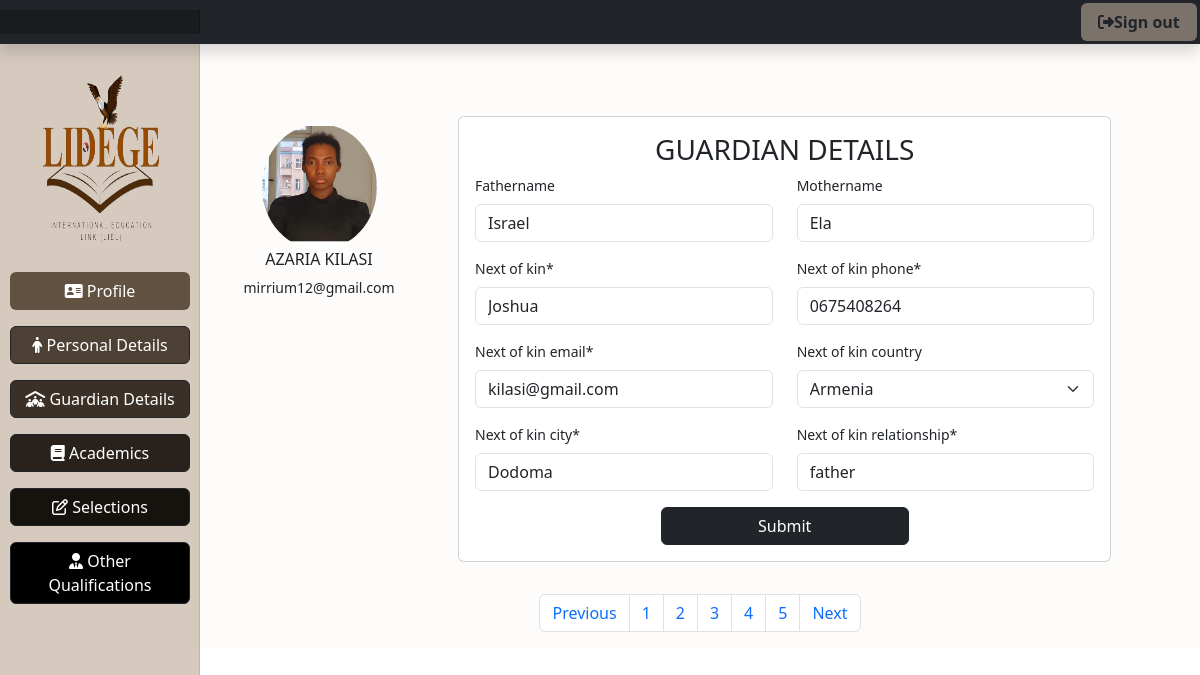
/guardian/ (signed in), run on the app's committed database.
### applicantsReg/models.py (models this page shows, shortened)
class Applicant_Personal_Details(models.Model):
    user = models.OneToOneField(CustomUser, on_delete=models.CASCADE,related_name='personal_details')
    firstname = models.CharField(max_length=100)
    last_name = models.CharField(max_length=100)
    phone = models.CharField(max_length=13)
    date_of_birth =  models.DateField(null=True)
    submission_time = SubmissionTimeField(null=True)
    nationality = models.CharField(
        max_length=100,
        choices=[(country.name, country.name) for country in pycountry.countries],
        blank=True,
        null=True,
    )
    profile_image = models.ImageField(upload_to='profile_images/', blank=True)
    class Meta:
        verbose_name_plural = "Applicant personal Details"

class CustomUser(AbstractUser):
    email = models.EmailField(unique=True, blank=True, null=True)
    username = models.CharField(max_length=100, unique=True)
    referred_by = models.ForeignKey('self', on_delete=models.SET_NULL, null=True, related_name='referrals')
    class Meta:
        verbose_name_plural = "Users"

class Applicants_guardian_details(models.Model):
    user = models.OneToOneField(CustomUser, on_delete=models.CASCADE,related_name='guardian_details')
    fathername = models.CharField(max_length=100, null=True, blank=True)
    mothername = models.CharField(max_length=100, null=True, blank=True)
    next_of_kin = models.CharField(max_length=100)
    next_of_kin_relationship = models.CharField(max_length=100)
    next_of_kin_phone = models.CharField(max_length=13)
    next_of_kin_email = models.EmailField(null=True)
    next_of_kin_country = models.CharField(
        max_length=100,
        choices=[(country.name, country.name) for country in pycountry.countries],
        blank=True,
        null=True,
    )
    next_of_kin_city = models.CharField(max_length=13)
    next_of_kin_postal_code = models.CharField(max_length=13,null=True, blank=True)
    next_of_kin_profile_image = models.ImageField(upload_to='profile_images/',null=True, blank=True)
    submission_time = SubmissionTimeField(null=True)
    class Meta:
        verbose_name_plural = "Guardian Details"

### applicantsReg/views.py (the view)
# urls.py: path('guardian/',views.guardian_details_view,name = 'guardian'),
@login_required
def guardian_details_view(request):
    if request.user.is_staff:
        return redirect("applist")
    applicant_details = getattr(request.user, 'personal_details', None)
    guardian_details = getattr(request.user, 'guardian_details', None)
    if guardian_details:
        submission_time = guardian_details.submission_time  # Assuming there's a submission_time field in your model
        if guardian_details is not None and submission_time is not None:
            if submission_time + timedelta(hours=168) < timezone.now():  # Assuming there's a submission_time field in your model
                messages.warning(request, "You can't modify your data after 24 hours since submission.")
                return redirect("home")
        if request.method == "POST":
            form = ApplicantsGuardianDetailsForm(request.POST, request.FILES, instance=guardian_details)
            if form.is_valid():
                form.save()
                return redirect('academics')
        else:
            form = ApplicantsGuardianDetailsForm(instance = guardian_details)
        return render(request, "guardianDetails.html", {"form": form,"applicant_details":applicant_details,"messages":messages})
    else:
        error_message = "You don't have any profile you may logout or contact you system admin."
        messages.warning(request, error_message)
        return redirect("home")

### applicantsReg/forms.py
class ApplicantsGuardianDetailsForm(forms.ModelForm):
    class Meta:
        model = Applicants_guardian_details
        fields = ("fathername", "mothername","next_of_kin","next_of_kin_phone","next_of_kin_email", "next_of_kin_country","next_of_kin_city","next_of_kin_relationship")
    pass

### applicantsReg/templates/guardianDetails.html (shortened to what this page needs)
{%extends 'base7.html'%}
{%load static%}
{%load crispy_forms_tags%}
{%block content%}
<div class="row" style="background-color:#f1e7dd27; height:cover; margin-bottom: 2rem;">
    <div class="col-md-3">
       {%if applicant_details.profile_image%}
       <img class="rounded-circle" src="{{applicant_details.profile_image.url}}" alt="" style="width: 50%; margin-left: 25%; margin-top: 5rem;">
       <h6 style="text-align: center;">{{applicant_details.firstname}} {{applicant_details.last_name}}</h6>
       <p style="text-align: center;">{{applicant_details.user.email}}</p>
       {%else%}
       <img class="rounded-circle" src="{%static 'img/avatar.jpg'%}" alt="" style="width: 50%; margin-left: 25%; margin-top: 3rem;">
       <h6 style="text-align: center;margin-top: 0.5rem;">{{applicant_details.user.email}}</h6>
       {%endif%}
    </div>
    <div class="col-md-8">
        <div class="card" style="margin-top: 4.5rem; padding: 1rem;">
                <h3 style="text-align: center;">GUARDIAN DETAILS</h3>
                <form action="" method="POST" enctype="multipart/form-data">
                <div class="row">
                    <div class="col-md-6">
                            {{form.fathername|as_crispy_field}}
                    </div>
                    <div class="col-md-6">
                        {{form.mothername|as_crispy_field}}
                    </div>
                    </div>
                    <div class="row">
                        <div class="col-md-6">
                                {{form.next_of_kin|as_crispy_field}}
                        </div>
                        <div class="col-md-6">
                            {{form.next_of_kin_phone|as_crispy_field}}
                        </div>
                        </div>
                        <div class="row">
                            <div class="col-md-6">
                                    {{form.next_of_kin_email|as_crispy_field}}
                            </div>
                            <div class="col-md-6">
                                {{form.next_of_kin_country|as_crispy_field}}
                            </div>
                            </div>
                            <div class="row">
                                <div class="col-md-6">
                                        {{form.next_of_kin_city|as_crispy_field}}
                                </div>
                                <div class="col-md-6">
                                    {{form.next_of_kin_relationship|as_crispy_field}}
                                </div>
                                </div>
                <input type="submit" value="Submit" class="btn btn-dark" style="width: 40%; margin-left: 30%;">
                </form>
        </div>
    </div>
    <nav aria-label="Page navigation example" style="margin-top: 2rem;">
        <ul class="pagination justify-content-center">
          <li class="page-item">
            <a class="page-link" href="{%url 'applicant_details'%}" tabindex="-1" aria-disabled="true">Previous</a>
          </li>
          <li class="page-item"><a class="page-link" href="{%url 'applicant_details'%}">1</a></li>
          <li class="page-item"><a class="page-link" href="{%url 'guardian'%}">2</a></li>
          <li class="page-item"><a class="page-link" href="{%url 'academics'%}">3</a></li>
          <li class="page-item"><a class="page-link" href="{%url 'selections'%}">4</a></li>
          <li class="page-item"><a class="page-link" href="{%url 'other'%}">5</a></li>
          <li class="page-item">
            <a class="page-link" href="{%url 'academics'%}">Next</a>
          </li>
        </ul>
    </nav>
</div>
{%endblock%}

### applicantsReg/templates/base7.html (shortened to what this page needs)
{%load static%}
<!doctype html>
<html lang="en">
  <head>
    <link href="https://cdn.jsdelivr.net/npm/bootstrap@5.3.3/dist/css/bootstrap.min.css" rel="stylesheet">
    <link
          rel="stylesheet"
          href="https://cdnjs.cloudflare.com/ajax/libs/animate.css/4.1.1/animate.min.css"
        />
        <link rel="stylesheet" href="https://cdnjs.cloudflare.com/ajax/libs/font-awesome/6.5.2/css/all.min.css">
    <link href="{%static 'css/dashboard.css'%}" rel="stylesheet">
  </head>
  <body>
<header class="navbar navbar-dark sticky-top bg-dark flex-md-nowrap p-0 shadow">
  <a class="navbar-brand col-md-3 col-lg-2 me-0 px-3" href="#"></a>
  <div class="navbar-nav">
    <div class="nav-item text-nowrap">
      <a class="btn px-3" style="margin: 0.2rem; background-color:#d1bdaa83 ;" href="{%url 'logout'%}"><i class="fa-solid fa-right-from-bracket"></i><strong>Sign out</strong></a>
    </div>
  </div>
</header>
<div class="container-fluid">
  <div class="row">
    <nav id="sidebarMenu" class="col-md-2 d-md-block  sidebar collapse" style="background-color:#b1998285 ;">
      <div class="position-sticky">
             <div>
                <img src="{%static 'img/lidege_logo__1__page-0001-removebg-preview (1).png'%}" alt="" style="width:80%; height: 200px; margin-bottom: 1rem; margin-top: 0.5rem; margin-left: 10%; padding: 0.5rem;">
             </div>
            <a class="btn" style="width: 90%; margin-left: 5%; margin-bottom:1rem; background-color:#615242; color: white;" href="{%url 'profile'%}">
            <i class="fa-solid fa-address-card"></i>
              Profile
            </a>
            <a class="btn btn-dark" style="width: 90%; margin-left: 5%; margin-bottom:1rem; background-color:#4d4034;" href="{%url 'applicant_details'%}">
                <i class="fa-solid fa-person"></i>
              Personal Details
            </a>
            <a class="btn btn-dark" style="width: 90%; margin-left: 5%; margin-bottom:1rem; background-color:#3a3027;" href="{%url 'guardian'%}">
                <i class="fa-solid fa-people-roof"></i>
             Guardian Details
            </a>
            <a class="btn btn-dark" style="width: 90%; margin-left: 5%; margin-bottom:1rem; background-color:#29221c;" href="{%url 'academics'%}">
                <i class="fa-solid fa-book"></i>
              Academics
            </a>
            <a class="btn btn-dark" style="width: 90%; margin-left: 5%; margin-bottom:1rem; background-color:#16130f;" href="{%url 'selections'%}">
                <i class="fa-regular fa-pen-to-square"></i>
              Selections
            </a>
            <a class="btn btn-dark" style="width: 90%; margin-left: 5%; margin-bottom:1rem; background-color:#000000;" href="{%url 'other'%}">
                <i class="fa-solid fa-user-tie"></i>
              Other Qualifications
            </a>
      </div>
    </nav>
    <main class="col-md-10 ms-sm-auto px-md-1">
    {%block content%}
    {%endblock%}
    </main>
  </div>
</div>
  </body>
</html>

### static/css/dashboard.css (style rules this page uses)
body { font-size: .875rem; }
.sidebar { position: fixed; top: 0; bottom: 0; left: 0; z-index: 100; padding: 48px 0 0; box-shadow: inset -1px 0 0 rgba(0, 0, 0, .1); }
.navbar-brand { padding-top: .75rem; padding-bottom: .75rem; font-size: 1rem; background-color: rgba(0, 0, 0, .25); box-shadow: inset -1px 0 0 rgba(0, 0, 0, .25); }

### data on the page
Applicant_Personal_Details: profile_image (picture), firstname "AZARIA", last_name "KILASI", user.email "mirrium12@gmail.com"
Applicants_guardian_details: fathername "Israel", mothername "Ela", next_of_kin "Joshua", next_of_kin_phone "0675408264", next_of_kin_email "kilasi@gmail.com", next_of_kin_country "Armenia", next_of_kin_city "Dodoma", next_of_kin_relationship "father"
